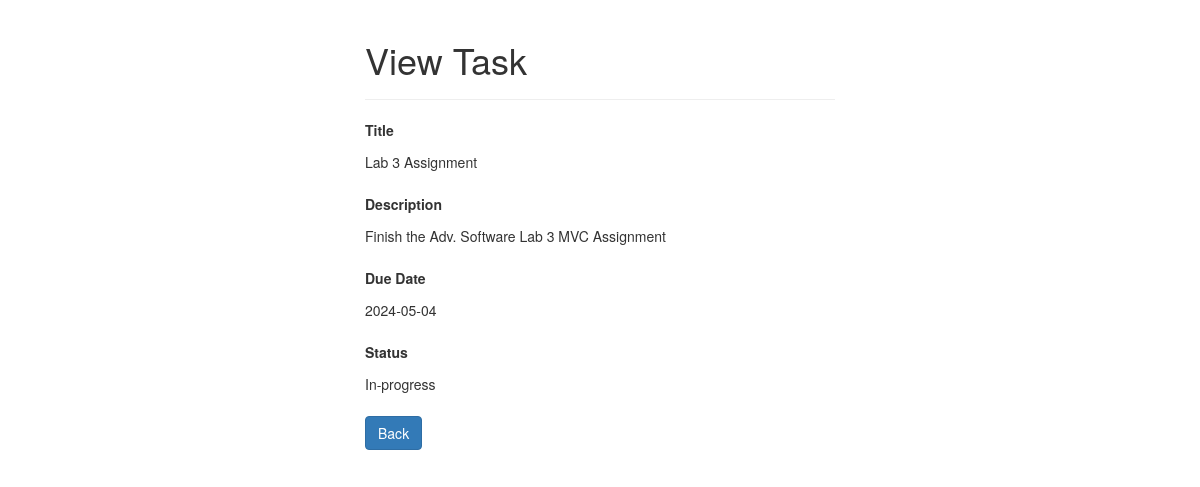
The app's page /view/read.php?Title=Lab 3 Assignment with its own data.
### tables this page shows
CREATE TABLE `tasks` (
  `Title` varchar(50) NOT NULL,
  `Description` varchar(150) NOT NULL,
  `Due_Date` date NOT NULL,
  `Status` enum('Pending','In-progress','Completed') NOT NULL
);

### Model/Database.php (called while the page is built)
<?php
class Database {
    private $server = "localhost";
    private $username = "root";
    private $password = "";
    private $dbname = "Lab3";
    public function connectToDB() {
        $link = mysqli_connect($this->server, $this->username, $this->password, $this->dbname);
        if ($link)
            return $link;
        else {
            die("ERROR: Could not connect. " . mysqli_connect_error());
        }
    }
}

### Controller/readController.php (called while the page is built)
<?php
if (isset($_GET["Title"]) && !empty(trim($_GET["Title"]))) {
    $Title = trim($_GET["Title"]);
    require_once '../Model/ReadClass.php';
    $reader = new ReadClass();
    if ($row = $reader->readOneRecord($Title)) {
        $Tile = $row["Title"];
        $Description = $row["Description"];
        $DueDate = $row["Due_Date"];
        $Status = $row["Status"];
    } else {
        echo "Something went wrong. Please try again later.";
    }
} else {
    header("location: error.php");
    exit();
}
?>

### Model/ReadClass.php (called while the page is built, shortened)
<?php
require_once 'Database.php';
class ReadClass {
    private $link;
    public function __construct() {
        $this->db = new Database();
        $this->link = $this->db->connectToDB();
    }
    public function readOneRecord($Title) {
        $sql = "SELECT * FROM tasks WHERE Title = ?";
        if ($stmt = mysqli_prepare($this->link, $sql)) {
            mysqli_stmt_bind_param($stmt, "s", $Title);
            if (mysqli_stmt_execute($stmt)) {
                $result = mysqli_stmt_get_result($stmt);
                if (mysqli_num_rows($result) == 1) {
                    $row = mysqli_fetch_array($result, MYSQLI_ASSOC);
                    return $row;
                } else {
                    return false;
                }
            } else {
                return false;
            }
        }
        }
}

### View/read.php (the view, shortened to what this page needs)
<!DOCTYPE html>
<?php
require_once '../Controller/readController.php';
?>
<html lang="en">
    <head>
        <link rel="stylesheet" href="https://maxcdn.bootstrapcdn.com/bootstrap/3.3.7/css/bootstrap.css">
    </head>
    <body>
        <div class="wrapper">
            <div class="container-fluid">
                <div class="row">
                    <div class="col-md-12">
                        <form action="../Controller/readController.php" method="post">
                            <div class="page-header">
                                <h1>View Task</h1>
                            </div>
                            <div class="form-group">
                                <label>Title</label>
                                <p class="form-control-static"><?php echo $row["Title"]; ?></p>
                            </div>
                            <div class="form-group">
                                <label>Description</label>
                                <p class="form-control-static"><?php echo $row["Description"]; ?></p>
                            </div>
                            <div class="form-group">
                                <label>Due Date</label>
                                <p class="form-control-static"><?php echo $row["Due_Date"]; ?></p>
                            </div>
                            <div class="form-group">
                                <label>Status</label>
                                <p class="form-control-static"><?php echo $row["Status"]; ?></p>
                            </div>
                            <p><a href="../index.php" class="btn btn-primary">Back</a></p>
                        </form>
                    </div>
                </div>
            </div>
        </div>
    </body>
</html>

### View/read.php (style rules this page uses)
.wrapper { width: 500px; margin: 0 auto; }

### records on screen
tasks: Title "Lab 3 Assignment", Description "Finish the Adv. Software Lab 3 MVC Assignment", Due_Date "2024-05-04", Status "In-progress"
